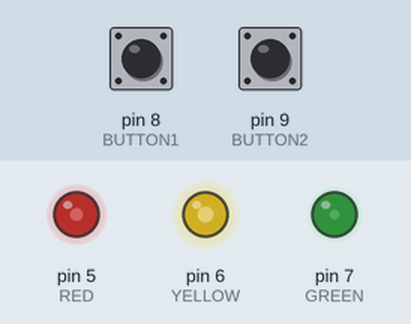
A sketch run on a simulated Arduino Uno, built with avr-gcc and run on an emulated ATmega328P. Shown: output pins drawn as LEDs (lit = HIGH). The inputs (shaded band) are chosen by the test bench; at power-on: pin 8 (BUTTON1) HIGH, pin 9 (BUTTON2) HIGH.

Above: at 1.2 s.
1.3 s: pin 8 (BUTTON1) pulled LOW for 0.15 s
At 1.45 s:
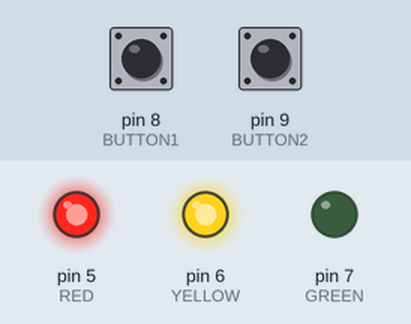
At 1.95 s:
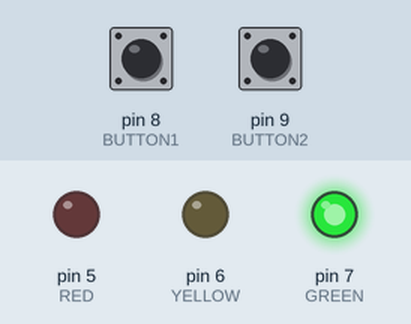
4.3 s: pin 9 (BUTTON2) pulled LOW for 1 s
At 4.6 s:
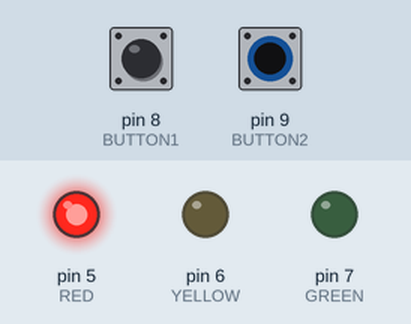
Timing chart, 0 to 13.3 s (numbered marks = the images above; inputs shaded):
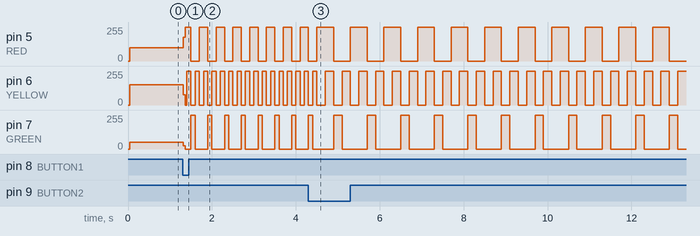

Measured:
- after the input at 1.3 s, pin 5 (RED): 100/255 → 178/255 at once, then moves between 0/255 and 255/255, repeating every 0.80 s; pin 6 (YELLOW): 153/255 → 76/255 at once, then moves between 0/255 and 255/255, repeating every 0.60 s

The sketch:

RoadLights_with_buttons.ino
```cpp
#define RED 5       // Assign pin 5 to the red light
#define YELLOW 6    // Assign pin 6 to the yellow light
#define GREEN 7     // Assign pin 7 to the green light
#define BUTTON1 8   // Assign pin 8 to button 1
#define BUTTON2 9   // Assign pin 9 to button 2

int Time = 0;       // Variable to store delay time for light changes

void setup() {
  pinMode(RED, OUTPUT);       // Configure red light pin as output
  pinMode(YELLOW, OUTPUT);    // Configure yellow light pin as output
  pinMode(GREEN, OUTPUT);     // Configure green light pin as output
  pinMode(BUTTON1, INPUT_PULLUP); // Configure button 1 with internal pull-up resistor
  pinMode(BUTTON2, INPUT_PULLUP); // Configure button 2 with internal pull-up resistor
}

void loop() {
  // Set delay time based on button states:
  // BUTTON1 not pressed & BUTTON2 pressed → Time = 200 ms
  if (digitalRead(BUTTON1) == 1 && digitalRead(BUTTON2) == 0) {
    Time = 200;
  }
  // BUTTON1 pressed & BUTTON2 not pressed → Time = 100 ms
  else if (digitalRead(BUTTON1) == 0 && digitalRead(BUTTON2) == 1) {
    Time = 100;
  }
  // Both BUTTON1 and BUTTON2 pressed → Time = 50 ms
  else if (digitalRead(BUTTON1) == 0 && digitalRead(BUTTON2) == 0) {
    Time = 50;
  }

  // Step 1: Red ON, Yellow OFF, Green OFF (Stop)
  digitalWrite(RED, 1);
  digitalWrite(YELLOW, 0);
  digitalWrite(GREEN, 0);
  delay(Time);  // Wait based on button selection

  // Step 2: Red ON, Yellow ON, Green OFF (Get ready)
  digitalWrite(RED, 1);
  digitalWrite(YELLOW, 1);
  digitalWrite(GREEN, 0);
  delay(Time);  // Wait based on button selection

  // Step 3: Red OFF, Yellow OFF, Green ON (Go)
  digitalWrite(RED, 0);
  digitalWrite(YELLOW, 0);
  digitalWrite(GREEN, 1);
  delay(Time);  // Wait based on button selection

  // Step 4: Red OFF, Yellow ON, Green OFF (Prepare to stop)
  digitalWrite(RED, 0);
  digitalWrite(YELLOW, 1);
  digitalWrite(GREEN, 0);
  delay(Time);  // Wait based on button selection
}
```
